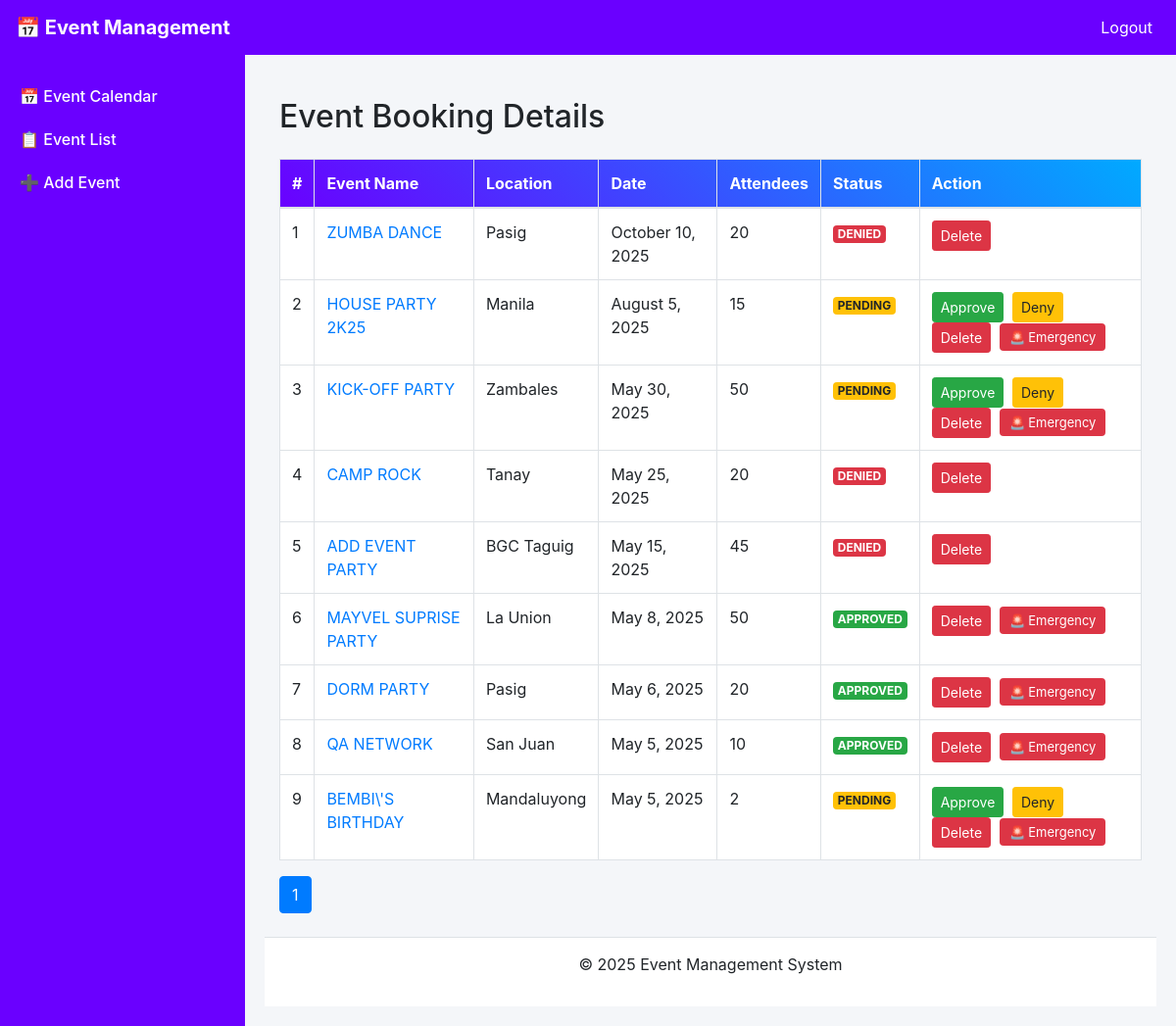
The app's page /event-organizer/eventlist.php with its own data.
### tables this page shows
CREATE TABLE `events` (
  `id` int(11) NOT NULL,
  `name` varchar(255) NOT NULL,
  `location` varchar(255) NOT NULL,
  `date` datetime NOT NULL,
  `attendees` int(11) NOT NULL,
  `status` enum('PENDING','APPROVED','DENIED') DEFAULT 'PENDING',
  `created_at` timestamp NOT NULL DEFAULT current_timestamp()
);

### api/shared.php (called while the page is built, shortened)
<?php
$servername = "localhost";
$username = "root";
$password = "";
$dbname = "event_emergency_db";
$conn = new mysqli($servername, $username, $password, $dbname);
function getEventRecords($limit = 10, $offset = 0) {
    global $conn;
    $events = [];
    if (is_numeric($limit) && is_numeric($offset)) {
        $stmt = $conn->prepare("SELECT * FROM events ORDER BY date DESC LIMIT ?, ?");
        $stmt->bind_param("ii", $offset, $limit);
    } else {
        $stmt = $conn->prepare("SELECT * FROM events ORDER BY date DESC");
    }
    $stmt->execute();
    $result = $stmt->get_result();
    while ($row = $result->fetch_assoc()) {
        $events[] = $row;
    }
    return $events;
}
function getTotalEventCount() {
    global $conn;
    $sql = "SELECT COUNT(*) as total FROM events";
    $result = $conn->query($sql);
    if ($result) {
        $row = $result->fetch_assoc();
        return $row['total'];
    }
    return 0;
}
?>

### event-organizer/eventlist.php (the view, shortened to what this page needs)
<?php
include('../api/shared.php');
$limit = 10;
$page = isset($_GET['page']) ? (int)$_GET['page'] : 1;
$offset = ($page - 1) * $limit;
$events = getEventRecords($limit, $offset);
$utype = ($_SESSION['calendar_fd_user']['type'] ?? '') === 'admin' ? 'on' : 'off';
?>
<!DOCTYPE html>
<html lang="en">
<head>
    <link href="https://stackpath.bootstrapcdn.com/bootstrap/4.5.2/css/bootstrap.min.css" rel="stylesheet">
</head>
<body>
<nav class="navbar navbar-expand-lg navbar-dark">
    <a class="navbar-brand" href="#">📅 Event Management</a>
    <div class="collapse navbar-collapse" id="navbarNav">
        <ul class="navbar-nav ml-auto">
            <li class="nav-item">
                <?php if (isset($_SESSION['calendar_fd_user'])): ?>
                    <a class="nav-link text-white" href="logout.php">Logout</a>
                <?php else: ?>
                    <a class="nav-link text-white" href="login.php">Login</a>
                <?php endif; ?>
            </li>
        </ul>
    </div>
</nav>
<div id="sidebar">
    <a href="index.php">📅 Event Calendar</a>
    <a href="eventlist.php">📋 Event List</a>
    <a href="addevent.php">➕ Add Event</a>
</div>
<div class="content-wrapper">
    <div class="container-fluid mt-4">
        <h2 class="mb-4">Event Booking Details</h2>
        <div class="table-responsive">
            <table class="table table-bordered table-hover bg-white">
                <thead>
                    <tr>
                        <th>#</th>
                        <th>Event Name</th>
                        <th>Location</th>
                        <th>Date</th>
                        <th>Attendees</th>
                        <th>Status</th>
                        <?php if ($utype === 'on'): ?>
                            <th>Action</th>
                        <?php endif; ?>
                    </tr>
                </thead>
                <tbody>
                <?php $idx = $offset + 1; foreach ($events as $event): ?>
                    <?php
                        $id = $event['id'];
                        $name = strtoupper($event['name']);
                        $location = $event['location'];
                        $date = date('F j, Y', strtotime($event['date']));
                        $attendees = $event['attendees'];
                        $status = $event['status'] ?? 'PENDING';
                        $labelClass = match ($status) {
                            'APPROVED' => 'success',
                            'DENIED' => 'danger',
                            default => 'warning',
                        };
                    ?>
                    <tr>
                        <td><?= $idx++ ?></td>
                        <td><a href="eventdetails.php?id=<?= $id ?>"><?= $name ?></a></td>
                        <td><?= $location ?></td>
                        <td><?= $date ?></td>
                        <td><?= $attendees ?></td>
                        <td><span class="badge badge-<?= $labelClass ?>"><?= $status ?></span></td>
                        <?php if ($utype === 'on'): ?>
                        <td>
                            <?php if ($status === "PENDING"): ?>
                                <form method="POST" style="display:inline;">
                                    <button type="submit" class="btn btn-sm btn-success" onclick="return confirm('Approve this event?')">Approve</button>
                                </form>
                                <form method="POST" style="display:inline;">
                                    <button type="submit" class="btn btn-sm btn-warning" onclick="return confirm('Deny this event?')">Deny</button>
                                </form>
                            <?php endif; ?>
                            <form method="POST" style="display:inline;">
                                <button type="submit" class="btn btn-sm btn-danger" onclick="return confirm('Delete this event?')">Delete</button>
                            </form>
                            <?php if ($status !== "DENIED"): ?>
                                <a href="emergency.php?event_id=<?= $id ?>" class="emergency">🚨 Emergency</a>
                            <?php endif; ?>
                        </td>
                        <?php endif; ?>
                    </tr>
                <?php endforeach; ?>
                </tbody>
            </table>
        </div>
        <nav>
            <ul class="pagination">
                <?php
                $totalRecords = getTotalEventCount();
                $totalPages = ceil($totalRecords / $limit);
                for ($i = 1; $i <= $totalPages; $i++) {
                    $active = ($i === $page) ? 'active' : '';
                    echo "<li class='page-item $active'><a class='page-link' href='?page=$i'>$i</a></li>";
                }
                ?>
            </ul>
        </nav>
    </div>
    <div class="footer mt-4">
        <p>&copy; <?= date("Y") ?> Event Management System</p>
    </div>
</div>
</body>
</html>

### event-organizer/eventlist.php (style rules this page uses)
body { background-color: #f4f6f9; padding-top: 56px; }
#sidebar { position: fixed; top: 56px; left: 0; height: calc(100% - 56px); width: 250px; background-color: #6a00ff; color: white; padding-top: 20px; }
#sidebar a { color: white; padding: 10px 20px; text-decoration: none; display: block; font-weight: 500; transition: background-color 0.2s ease; }
.content-wrapper { margin-left: 250px; padding: 20px; }
.navbar { position: fixed; top: 0; left: 0; width: 100%; background-color: #6a00ff; z-index: 1000; }
.navbar .navbar-nav { flex-grow: 0; }
.footer { background-color: #fff; padding: 15px 0; text-align: center; border-top: 1px solid #dee2e6; }
.emergency { background-color: #dc3545; color: white; padding: 6px 10px; border: none; border-radius: 4px; font-size: 13px; text-decoration: none; }
.btn-sm { margin-right: 4px; }
.navbar .navbar-brand { color: white; font-weight: bold; }
thead { background: linear-gradient(45deg, #6a00ff, #00aaff); color: white; }
th { padding: 15px; text-align: left; font-weight: bold; }

### records on screen
events: name "ZUMBA DANCE", location "Pasig", date "October 10, 2025", attendees "20", status "DENIED"
events: name "HOUSE PARTY 2K25", location "Manila", date "August 5, 2025", attendees "15", status "PENDING"
events: name "KICK-OFF PARTY", location "Zambales", date "May 30, 2025", attendees "50", status "PENDING"
events: name "CAMP ROCK", location "Tanay", date "May 25, 2025", attendees "20", status "DENIED"
events: name "ADD EVENT PARTY", location "BGC Taguig", date "May 15, 2025", attendees "45", status "DENIED"
events: name "MAYVEL SUPRISE PARTY", location "La Union", date "May 8, 2025", attendees "50", status "APPROVED"
events: name "DORM PARTY", location "Pasig", date "May 6, 2025", attendees "20", status "APPROVED"
events: name "QA NETWORK", location "San Juan", date "May 5, 2025", attendees "10", status "APPROVED"
events: name "BEMBI\\'S BIRTHDAY", location "Mandaluyong", date "May 5, 2025", attendees "2", status "PENDING"
